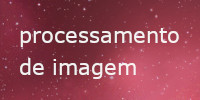
#> input picture content/img-process.jpg, 200 x 100 px
$ jupyter execute --allow-errors 'OCR_com_Python_Pré_processamento.ipynb'   (shell and % lines are left out)
#> lines starting #> are read from the running program, lines starting #| are printed output that depends on the picture; after the words box and inside, x2 and y2 are one past the last pixel; in counts of white or black regions, pixels touching at a corner belong together
# Técnicas de Pré-processamento para OCR

# Importando as bibliotecas

[cell 1]
import cv2
import numpy as np
from matplotlib import pyplot as plt
import pytesseract

# Escala de cinza (*grayscale*)

[cell 2]
img = cv2.imread('content/img-process.jpg')
#> img is the input picture: shape (100, 200, 3); mean B, G, R 84.1, 69.9, 150
plt.figure(figsize = (15,4))
plt.imshow(img, interpolation='nearest')

[cell 3]
gray = cv2.cvtColor(img, cv2.COLOR_BGR2GRAY)
plt.figure(figsize = (15,4))
plt.imshow(gray, interpolation='nearest')

# Limiarização  (*thresholding*)

## Limiarização Simples (*Threshold*)

[cell 4]
img = cv2.imread('content/livro_adaptativa.jpg')
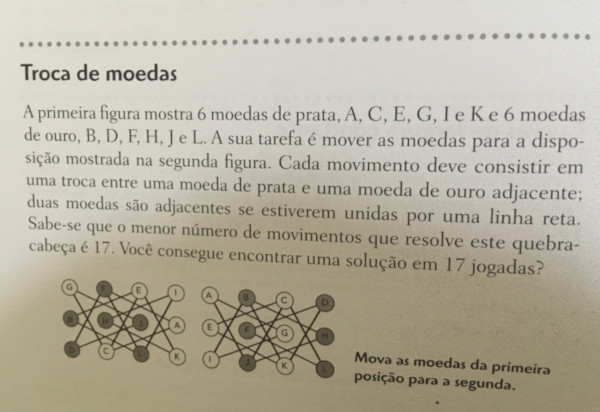
#> input picture content/livro_adaptativa.jpg, 600 x 412 px
#> img is the input picture: shape (412, 600, 3); mean B, G, R 159.8, 176.4, 181.6
plt.figure(figsize = (15,6))
plt.imshow(img, interpolation='nearest')

[cell 5]
config_tesseract = '--tessdata-dir tessdata --psm 6'
#> (the rest of this cell did not finish here and is left out)

[cell 6]
gray = cv2.cvtColor(img, cv2.COLOR_BGR2GRAY)
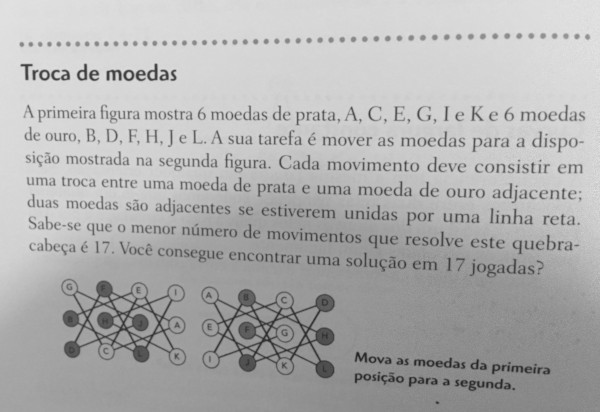
#> gray: shape (412, 600); min 33, max 230, mean 176
plt.figure(figsize = (15,6))
plt.imshow(img, interpolation='nearest')
plt.show()

[cell 7]
val, thresh = cv2.threshold(gray, 127, 255, cv2.THRESH_BINARY)
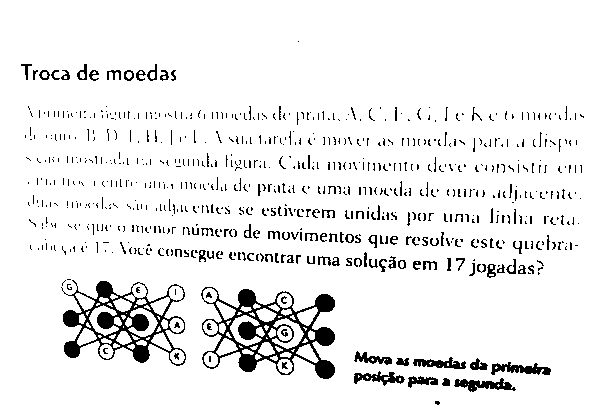
#> thresh: shape (412, 600); 92.8% white; 734 black regions (617 under 20 px), largest, box (x1, y1, x2, y2) and area: (201, 287, 335, 379) 3969, (61, 280, 186, 366) 3251, (454, 378, 516, 392) 429
plt.figure(figsize = (15,6))
plt.imshow(thresh, interpolation='nearest')

[cell 8]
val

[cell 9]
val, thresh = cv2.threshold(gray, 180, 255, cv2.THRESH_BINARY)
#> thresh: shape (412, 600); 48.6% white; 311 white regions (287 under 20 px), largest, box (x1, y1, x2, y2) and area: (0, 0, 600, 318) 118539, (109, 130, 115, 141) 59, (535, 139, 539, 146) 26
plt.figure(figsize = (15,6))
plt.imshow(thresh, interpolation='nearest')

[cell 10]
val, thresh = cv2.threshold(gray, 140, 255, cv2.THRESH_BINARY)
#> thresh: shape (412, 600); 86.2% white; 1037 black regions (856 under 20 px), largest, box (x1, y1, x2, y2) and area: (349, 331, 600, 412) 12125, (201, 286, 336, 384) 4625, (61, 279, 187, 366) 3754
plt.figure(figsize = (15,6))
plt.imshow(thresh, interpolation='nearest')

## Método de Otsu

[cell 11]
val, otsu = cv2.threshold(gray, 0, 255, cv2.THRESH_BINARY | cv2.THRESH_OTSU)
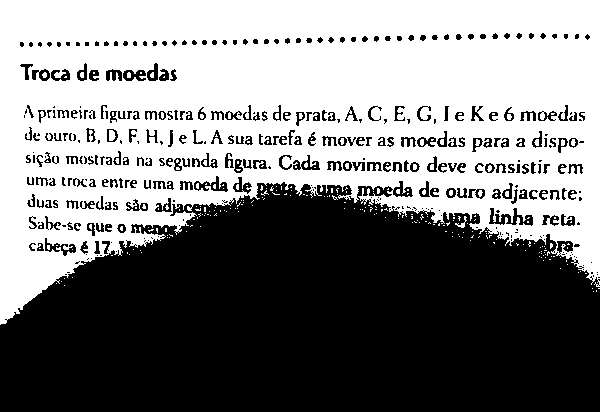
#> otsu: shape (412, 600); 50.6% white; 391 black regions (153 under 20 px), largest, box (x1, y1, x2, y2) and area: (0, 181, 600, 412) 108970, (489, 208, 533, 226) 346, (194, 176, 228, 192) 224
#> val = 175
plt.imshow(otsu, interpolation='nearest')

[cell 12]
img = cv2.imread('content/receita01.jpg')
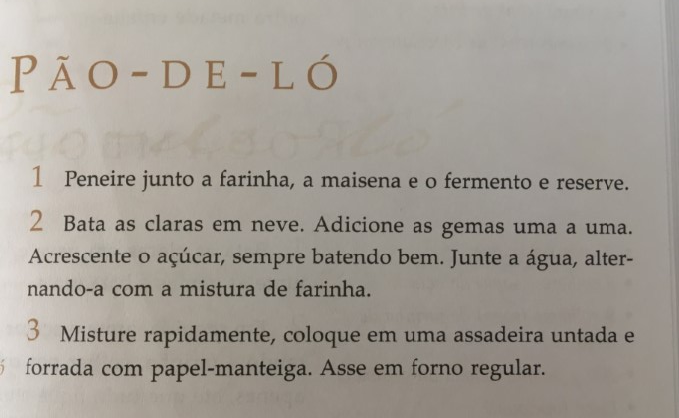
#> input picture content/receita01.jpg, 679 x 418 px
#> img is the input picture: shape (418, 679, 3); mean B, G, R 148.8, 156.7, 162.5
gray = cv2.cvtColor(img, cv2.COLOR_BGR2GRAY)
#> gray: shape (418, 679)
val, thresh = cv2.threshold(gray, 138, 255, cv2.THRESH_BINARY)
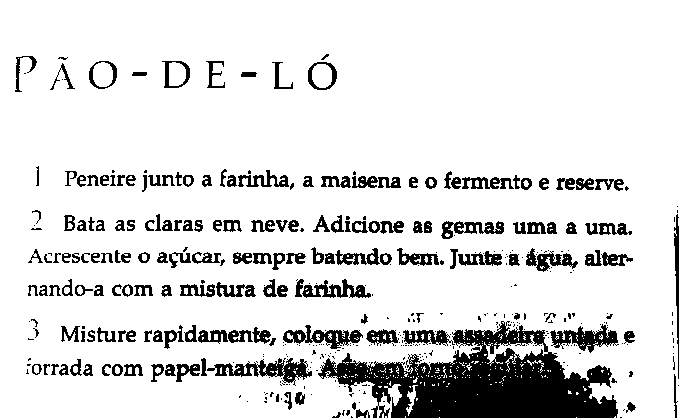
#> thresh: shape (418, 679); 86.9% white; 407 black regions (239 under 20 px), largest, box (x1, y1, x2, y2) and area: (318, 321, 618, 418) 14552, (207, 358, 312, 386) 1110, (550, 324, 619, 353) 899
plt.imshow(thresh, interpolation='nearest')

[cell 13]
val, otsu = cv2.threshold(gray, 0, 255, cv2.THRESH_BINARY | cv2.THRESH_OTSU)
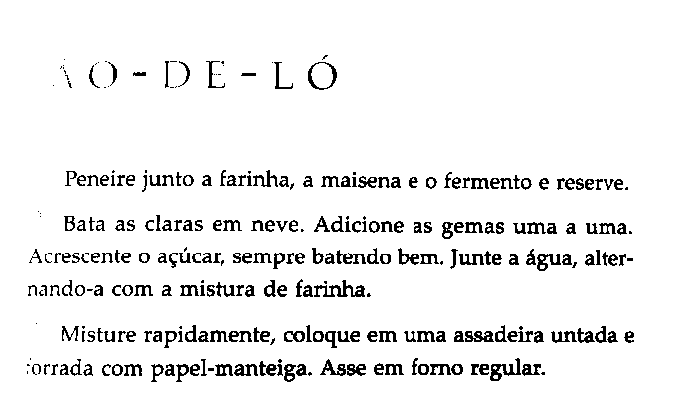
#> otsu: shape (418, 679); 93.9% white; black in thin lines or dots, all inside (x1, y1, x2, y2) = (27, 55, 634, 382)
#> val = 119
plt.imshow(otsu, interpolation='nearest')

## Limiarização Adaptativa

[cell 14]
img = cv2.imread('/content/livro02.jpg')
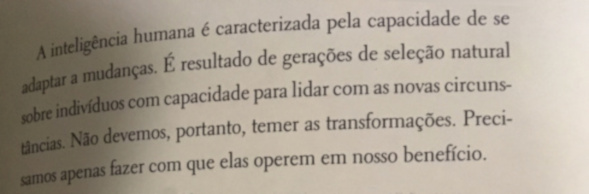
#> input picture content/livro02.jpg, 589 x 194 px, found by its file name
#> img is the input picture: shape (194, 589, 3); mean B, G, R 147.2, 160.9, 170.4
#> (the rest of this cell did not finish here and is left out)

[cell 15]
adapt_media = cv2.adaptiveThreshold(gray, 255, cv2.ADAPTIVE_THRESH_MEAN_C, cv2.THRESH_BINARY, 11, 9)
#> adapt_media: shape (418, 679); 93.6% white; black in thin lines or dots
#> (the rest of this cell did not finish here and is left out)

## Limiarização Adaptativa Gaussiana

[cell 16]
img = cv2.imread('/content/livro_adaptativa.jpg')
#> (the rest of this cell did not finish here and is left out)

[cell 17]
gray = cv2.cvtColor(img, cv2.COLOR_BGR2GRAY)
adapt_media_gauss = cv2.adaptiveThreshold(gray, 255, cv2.ADAPTIVE_THRESH_GAUSSIAN_C, cv2.THRESH_BINARY, 11, 9)
#> adapt_media_gauss: shape (412, 600); 91% white; black in thin lines or dots, all inside (x1, y1, x2, y2) = (19, 33, 600, 404)
#> (the rest of this cell did not finish here and is left out)

[cell 18]
adapt_media = cv2.adaptiveThreshold(gray, 255, cv2.ADAPTIVE_THRESH_MEAN_C, cv2.THRESH_BINARY, 11, 9)
#> (the rest of this cell did not finish here and is left out)

# Inversão

[cell 19]
img = cv2.imread('/content/img-process.jpg')
gray = cv2.cvtColor(img, cv2.COLOR_BGR2GRAY)
#> (the rest of this cell did not finish here and is left out)

[cell 20]
gray

[cell 21]
invert = 255 - gray
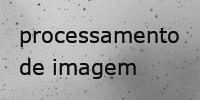
#> invert: shape (100, 200); min 1, max 212, mean 159.5

[cell 22]
invert

#> (a cell that did not finish here is left out)

#> (a cell that did not finish here is left out)

[cell 25]
invert = 255 - thresh
#> (the rest of this cell did not finish here and is left out)

# Redimensionamento

- INTER_NEAREST - uma interpolação de vizinho mais próximo. É muito usado por ser o mais rápido.
- INTER_LINEAR - uma interpolação bilinear (é usada por padrão), boa no geral para aumentar e também pra diminuir imagens.
- INTER_AREA - usa a relação de área de pixel. Pode ser um método preferido para a redução de imagens pois fornece resultados sem moiré (efeito geralmente indesejado na imagem). Mas quando a imagem é ampliada, é semelhante ao método INTER_NEAREST.
- INTER_CUBIC - bicúbica (4x4 pixel vizinhos). Possui resultados melhores.
- INTER_LANCZOS4 - interpolação Lanczos (8x8 pixel vizinhos). Dentre esses algoritmos, é o que apresenta resultados com a melhor qualidade.

#> (a cell that did not finish here is left out)

[cell 27]
maior = cv2.resize(gray, None, fx=1.5, fy=1.5, interpolation=cv2.INTER_CUBIC)
#> (the rest of this cell did not finish here and is left out)

[cell 28]
menor = cv2.resize(gray, None, fx = 0.5, fy = 0.5, interpolation=cv2.INTER_AREA)
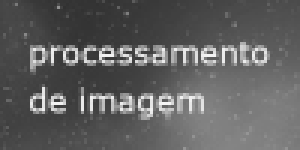
#> menor: shape (50, 100) (shown 3 times larger); min 49, max 245, mean 95.6
#> (the rest of this cell did not finish here and is left out)
